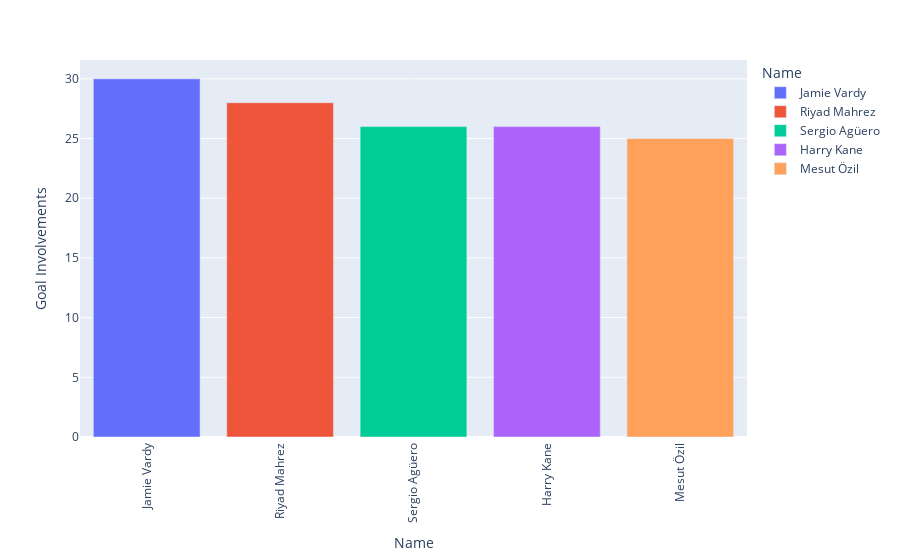

This figure's notebook cell:
### Code cell
gandass = df.nlargest(5,'Goal Involvements')    
fig = px.bar(gandass, x='Name', y='Goal Involvements', color='Name')
fig.update_xaxes(tickangle=270)
fig.show()

### Figure 1 — Plotly figure (JSON) as saved in the notebook; plotly's stock layout.template omitted (floating-point values rounded to 4 significant figures)
{"data": [{"alignmentgroup": "True", "hovertemplate": "Name=%{x}<br>Goal Involvements=%{y}<extra></extra>", "legendgroup": "Jamie Vardy ", "marker": {"color": "#636efa", "pattern": {"shape": ""}}, "name": "Jamie Vardy ", "offsetgroup": "Jamie Vardy ", "orientation": "v", "showlegend": true, "textposition": "auto", "type": "bar", "x": ["Jamie Vardy "], "xaxis": "x", "y": [30], "yaxis": "y"}, {"alignmentgroup": "True", "hovertemplate": "Name=%{x}<br>Goal Involvements=%{y}<extra></extra>", "legendgroup": "Riyad Mahrez ", "marker": {"color": "#EF553B", "pattern": {"shape": ""}}, "name": "Riyad Mahrez ", "offsetgroup": "Riyad Mahrez ", "orientation": "v", "showlegend": true, "textposition": "auto", "type": "bar", "x": ["Riyad Mahrez "], "xaxis": "x", "y": [28], "yaxis": "y"}, {"alignmentgroup": "True", "hovertemplate": "Name=%{x}<br>Goal Involvements=%{y}<extra></extra>", "legendgroup": "Sergio Agüero ", "marker": {"color": "#00cc96", "pattern": {"shape": ""}}, "name": "Sergio Agüero ", "offsetgroup": "Sergio Agüero ", "orientation": "v", "showlegend": true, "textposition": "auto", "type": "bar", "x": ["Sergio Agüero "], "xaxis": "x", "y": [26], "yaxis": "y"}, {"alignmentgroup": "True", "hovertemplate": "Name=%{x}<br>Goal Involvements=%{y}<extra></extra>", "legendgroup": "Harry Kane ", "marker": {"color": "#ab63fa", "pattern": {"shape": ""}}, "name": "Harry Kane ", "offsetgroup": "Harry Kane ", "orientation": "v", "showlegend": true, "textposition": "auto", "type": "bar", "x": ["Harry Kane "], "xaxis": "x", "y": [26], "yaxis": "y"}, {"alignmentgroup": "True", "hovertemplate": "Name=%{x}<br>Goal Involvements=%{y}<extra></extra>", "legendgroup": "Mesut Özil ", "marker": {"color": "#FFA15A", "pattern": {"shape": ""}}, "name": "Mesut Özil ", "offsetgroup": "Mesut Özil ", "orientation": "v", "showlegend": true, "textposition": "auto", "type": "bar", "x": ["Mesut Özil "], "xaxis": "x", "y": [25], "yaxis": "y"}], "layout": {"barmode": "relative", "legend": {"title": {"text": "Name"}, "tracegroupgap": 0}, "margin": {"t": 60}, "xaxis": {"anchor": "y", "categoryarray": ["Jamie Vardy ", "Riyad Mahrez ", "Sergio Agüero ", "Harry Kane ", "Mesut Özil "], "categoryorder": "array", "domain": [0, 1], "tickangle": -90, "title": {"text": "Name"}}, "yaxis": {"anchor": "x", "domain": [0, 1], "title": {"text": "Goal Involvements"}}}}
